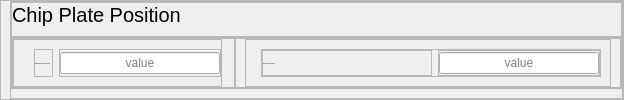
                  <widget class="QFrame" name="frame_133">
                   <property name="minimumSize">
                    <size>
                     <width>0</width>
                     <height>0</height>
                    </size>
                   </property>
                   <property name="maximumSize">
                    <size>
                     <width>16777215</width>
                     <height>100</height>
                    </size>
                   </property>
                   <property name="styleSheet">
                    <string notr="true"/>
                   </property>
                   <property name="frameShape">
                    <enum>QFrame::Shape::StyledPanel</enum>
                   </property>
                   <property name="frameShadow">
                    <enum>QFrame::Shadow::Raised</enum>
                   </property>
                   <layout class="QVBoxLayout" name="verticalLayout_56">
                    <property name="spacing">
                     <number>0</number>
                    </property>
                    <property name="leftMargin">
                     <number>9</number>
                    </property>
                    <property name="topMargin">
                     <number>0</number>
                    </property>
                    <property name="rightMargin">
                     <number>0</number>
                    </property>
                    <property name="bottomMargin">
                     <number>0</number>
                    </property>
                    <item>
                     <widget class="QFrame" name="frame_134">
                      <property name="frameShape">
                       <enum>QFrame::Shape::StyledPanel</enum>
                      </property>
                      <property name="frameShadow">
                       <enum>QFrame::Shadow::Raised</enum>
                      </property>
                      <layout class="QVBoxLayout" name="verticalLayout_88">
                       <property name="spacing">
                        <number>0</number>
                       </property>
                       <property name="leftMargin">
                        <number>0</number>
                       </property>
                       <property name="topMargin">
                        <number>0</number>
                       </property>
                       <property name="rightMargin">
                        <number>0</number>
                       </property>
                       <item>
                        <widget class="QFrame" name="frame_135">
                         <property name="minimumSize">
                          <size>
                           <width>0</width>
                           <height>35</height>
                          </size>
                         </property>
                         <property name="maximumSize">
                          <size>
                           <width>16777215</width>
                           <height>35</height>
                          </size>
                         </property>
                         <property name="frameShape">
                          <enum>QFrame::Shape::StyledPanel</enum>
                         </property>
                         <property name="frameShadow">
                          <enum>QFrame::Shadow::Raised</enum>
                         </property>
                         <layout class="QHBoxLayout" name="horizontalLayout_48">
                          <property name="spacing">
                           <number>0</number>
                          </property>
                          <property name="leftMargin">
                           <number>0</number>
                          </property>
                          <property name="topMargin">
                           <number>0</number>
                          </property>
                          <property name="rightMargin">
                           <number>0</number>
                          </property>
                          <property name="bottomMargin">
                           <number>0</number>
                          </property>
                          <item>
                           <widget class="QLabel" name="label_38">
                            <property name="minimumSize">
                             <size>
                              <width>0</width>
                              <height>35</height>
                             </size>
                            </property>
                            <property name="maximumSize">
                             <size>
                              <width>16777215</width>
                              <height>35</height>
                             </size>
                            </property>
                            <property name="styleSheet">
                             <string notr="true">QLabel {
    font-size: 20px; /* Tamanho da fonte */
	font-family: &quot;Yu Gothic UI Semibold&quot;; /* Família da fonte */
}
</string>
                            </property>
                            <property name="text">
                             <string>Chip Plate Position</string>
                            </property>
                            <property name="alignment">
                             <set>Qt::AlignmentFlag::AlignLeading|Qt::AlignmentFlag::AlignLeft|Qt::AlignmentFlag::AlignTop</set>
                            </property>
                           </widget>
                          </item>
                         </layout>
                        </widget>
                       </item>
                       <item>
                        <widget class="QFrame" name="frame_136">
                         <property name="frameShape">
                          <enum>QFrame::Shape::StyledPanel</enum>
                         </property>
                         <property name="frameShadow">
                          <enum>QFrame::Shadow::Raised</enum>
                         </property>
                         <layout class="QHBoxLayout" name="horizontalLayout_49">
                          <property name="spacing">
                           <number>0</number>
                          </property>
                          <property name="leftMargin">
                           <number>0</number>
                          </property>
                          <property name="topMargin">
                           <number>0</number>
                          </property>
                          <property name="rightMargin">
                           <number>0</number>
                          </property>
                          <property name="bottomMargin">
                           <number>0</number>
                          </property>
                          <item>
                           <widget class="QFrame" name="frame_137">
                            <property name="frameShape">
                             <enum>QFrame::Shape::StyledPanel</enum>
                            </property>
                            <property name="frameShadow">
                             <enum>QFrame::Shadow::Raised</enum>
                            </property>
                            <layout class="QVBoxLayout" name="verticalLayout_89">
                             <property name="spacing">
                              <number>0</number>
                             </property>
                             <property name="leftMargin">
                              <number>0</number>
                             </property>
                             <property name="topMargin">
                              <number>0</number>
                             </property>
                             <property name="rightMargin">
                              <number>12</number>
                             </property>
                             <property name="bottomMargin">
                              <number>0</number>
                             </property>
                             <item>
                              <widget class="QFrame" name="frame_138">
                               <property name="frameShape">
                                <enum>QFrame::Shape::StyledPanel</enum>
                               </property>
                               <property name="frameShadow">
                                <enum>QFrame::Shadow::Raised</enum>
                               </property>
                               <layout class="QHBoxLayout" name="horizontalLayout_50">
                                <property name="leftMargin">
                                 <number>20</number>
                                </property>
                                <property name="rightMargin">
                                 <number>0</number>
                                </property>
                                <item>
                                 <widget class="QFrame" name="frame_139">
                                  <property name="sizePolicy">
                                   <sizepolicy hsizetype="MinimumExpanding" vsizetype="Preferred">
                                    <horstretch>0</horstretch>
                                    <verstretch>0</verstretch>
                                   </sizepolicy>
                                  </property>
                                  <property name="maximumSize">
                                   <size>
                                    <width>220</width>
                                    <height>16777215</height>
                                   </size>
                                  </property>
                                  <property name="frameShape">
                                   <enum>QFrame::Shape::StyledPanel</enum>
                                  </property>
                                  <property name="frameShadow">
                                   <enum>QFrame::Shadow::Raised</enum>
                                  </property>
                                  <layout class="QVBoxLayout" name="verticalLayout_90">
                                   <property name="spacing">
                                    <number>7</number>
                                   </property>
                                   <property name="leftMargin">
                                    <number>0</number>
                                   </property>
                                   <property name="topMargin">
                                    <number>0</number>
                                   </property>
                                   <property name="rightMargin">
                                    <number>0</number>
                                   </property>
                                   <property name="bottomMargin">
                                    <number>0</number>
                                   </property>
                                   <item>
                                    <widget class="QLabel" name="label_155">
                                     <property name="minimumSize">
                                      <size>
                                       <width>0</width>
                                       <height>18</height>
                                      </size>
                                     </property>
                                     <property name="maximumSize">
                                      <size>
                                       <width>16777215</width>
                                       <height>18</height>
                                      </size>
                                     </property>
                                     <property name="font">
                                      <font>
                                       <family>Yu Gothic UI Semilight</family>
                                       <pointsize>-1</pointsize>
                                      </font>
                                     </property>
                                     <property name="styleSheet">
                                      <string notr="true"/>
                                     </property>
                                     <property name="text">
                                      <string>Clearance Over Workpiece (mm):</string>
                                     </property>
                                    </widget>
                                   </item>
                                  </layout>
                                 </widget>
                                </item>
                                <item>
                                 <widget class="QFrame" name="frame_140">
                                  <property name="sizePolicy">
                                   <sizepolicy hsizetype="Preferred" vsizetype="Preferred">
                                    <horstretch>0</horstretch>
                                    <verstretch>0</verstretch>
                                   </sizepolicy>
                                  </property>
                                  <property name="contextMenuPolicy">
                                   <enum>Qt::ContextMenuPolicy::NoContextMenu</enum>
                                  </property>
                                  <property name="layoutDirection">
                                   <enum>Qt::LayoutDirection::RightToLeft</enum>
                                  </property>
                                  <property name="frameShape">
                                   <enum>QFrame::Shape::StyledPanel</enum>
                                  </property>
                                  <property name="frameShadow">
                                   <enum>QFrame::Shadow::Raised</enum>
                                  </property>
                                  <layout class="QVBoxLayout" name="verticalLayout_91">
                                   <property name="spacing">
                                    <number>7</number>
                                   </property>
                                   <property name="leftMargin">
                                    <number>0</number>
                                   </property>
                                   <property name="topMargin">
                                    <number>0</number>
                                   </property>
                                   <property name="rightMargin">
                                    <number>0</number>
                                   </property>
                                   <property name="bottomMargin">
                                    <number>0</number>
                                   </property>
                                   <item>
                                    <widget class="QLineEdit" name="overWorkpiece">
                                     <property name="sizePolicy">
                                      <sizepolicy hsizetype="Preferred" vsizetype="Fixed">
                                       <horstretch>0</horstretch>
                                       <verstretch>0</verstretch>
                                      </sizepolicy>
                                     </property>
                                     <property name="minimumSize">
                                      <size>
                                       <width>160</width>
                                       <height>18</height>
                                      </size>
                                     </property>
                                     <property name="maximumSize">
                                      <size>
                                       <width>180</width>
                                       <height>16777215</height>
                                      </size>
                                     </property>
                                     <property name="text">
                                      <string/>
                                     </property>
                                     <property name="alignment">
                                      <set>Qt::AlignmentFlag::AlignCenter</set>
                                     </property>
                                     <property name="placeholderText">
                                      <string>value</string>
                                     </property>
                                    </widget>
                                   </item>
                                  </layout>
                                 </widget>
                                </item>
                               </layout>
                              </widget>
                             </item>
                            </layout>
                           </widget>
                          </item>
                          <item>
                           <widget class="QFrame" name="frame_141">
                            <property name="frameShape">
                             <enum>QFrame::Shape::StyledPanel</enum>
                            </property>
                            <property name="frameShadow">
                             <enum>QFrame::Shadow::Raised</enum>
                            </property>
                            <layout class="QVBoxLayout" name="verticalLayout_92">
                             <property name="spacing">
                              <number>0</number>
                             </property>
                             <property name="topMargin">
                              <number>0</number>
                             </property>
                             <property name="bottomMargin">
                              <number>0</number>
                             </property>
                             <item>
                              <widget class="QFrame" name="frame_142">
                               <property name="frameShape">
                                <enum>QFrame::Shape::StyledPanel</enum>
                               </property>
                               <property name="frameShadow">
                                <enum>QFrame::Shadow::Raised</enum>
                               </property>
                               <layout class="QHBoxLayout" name="horizontalLayout_51">
                                <property name="spacing">
                                 <number>20</number>
                                </property>
                                <property name="leftMargin">
                                 <number>15</number>
                                </property>
                                <item>
                                 <widget class="QFrame" name="frame_143">
                                  <property name="frameShape">
                                   <enum>QFrame::Shape::StyledPanel</enum>
                                  </property>
                                  <property name="frameShadow">
                                   <enum>QFrame::Shadow::Raised</enum>
                                  </property>
                                  <layout class="QHBoxLayout" name="horizontalLayout_52">
                                   <property name="spacing">
                                    <number>6</number>
                                   </property>
                                   <property name="leftMargin">
                                    <number>0</number>
                                   </property>
                                   <property name="topMargin">
                                    <number>0</number>
                                   </property>
                                   <property name="rightMargin">
                                    <number>0</number>
                                   </property>
                                   <property name="bottomMargin">
                                    <number>0</number>
                                   </property>
                                   <item>
                                    <widget class="QFrame" name="frame_144">
                                     <property name="sizePolicy">
                                      <sizepolicy hsizetype="MinimumExpanding" vsizetype="Preferred">
                                       <horstretch>0</horstretch>
                                       <verstretch>0</verstretch>
                                      </sizepolicy>
                                     </property>
                                     <property name="maximumSize">
                                      <size>
                                       <width>170</width>
                                       <height>16777215</height>
                                      </size>
                                     </property>
                                     <property name="frameShape">
                                      <enum>QFrame::Shape::StyledPanel</enum>
                                     </property>
                                     <property name="frameShadow">
                                      <enum>QFrame::Shadow::Raised</enum>
                                     </property>
                                     <layout class="QVBoxLayout" name="verticalLayout_93">
                                      <property name="spacing">
                                       <number>7</number>
                                      </property>
                                      <property name="leftMargin">
                                       <number>0</number>
                                      </property>
                                      <property name="topMargin">
                                       <number>0</number>
                                      </property>
                                      <property name="rightMargin">
                                       <number>0</number>
                                      </property>
                                      <property name="bottomMargin">
                                       <number>0</number>
                                      </property>
                                      <item>
                                       <widget class="QLabel" name="label_156">
                                        <property name="minimumSize">
                                         <size>
                                          <width>220</width>
                                          <height>18</height>
                                         </size>
                                        </property>
                                        <property name="maximumSize">
                                         <size>
                                          <width>16777215</width>
                                          <height>18</height>
                                         </size>
                                        </property>
                                        <property name="font">
                                         <font>
                                          <family>Yu Gothic UI Semilight</family>
                                          <pointsize>-1</pointsize>
                                         </font>
                                        </property>
                                        <property name="styleSheet">
                                         <string notr="true"/>
                                        </property>
                                        <property name="text">
                                         <string>Distance From Tool (mm):</string>
                                        </property>
                                       </widget>
                                      </item>
                                     </layout>
                                    </widget>
                                   </item>
                                   <item>
                                    <widget class="QFrame" name="frame_145">
                                     <property name="sizePolicy">
                                      <sizepolicy hsizetype="MinimumExpanding" vsizetype="Preferred">
                                       <horstretch>0</horstretch>
                                       <verstretch>0</verstretch>
                                      </sizepolicy>
                                     </property>
                                     <property name="layoutDirection">
                                      <enum>Qt::LayoutDirection::RightToLeft</enum>
                                     </property>
                                     <property name="frameShape">
                                      <enum>QFrame::Shape::StyledPanel</enum>
                                     </property>
                                     <property name="frameShadow">
                                      <enum>QFrame::Shadow::Raised</enum>
                                     </property>
                                     <layout class="QVBoxLayout" name="verticalLayout_94">
                                      <property name="spacing">
                                       <number>7</number>
                                      </property>
                                      <property name="leftMargin">
                                       <number>0</number>
                                      </property>
                                      <property name="topMargin">
                                       <number>0</number>
                                      </property>
                                      <property name="rightMargin">
                                       <number>0</number>
                                      </property>
                                      <property name="bottomMargin">
                                       <number>0</number>
                                      </property>
                                      <item>
                                       <widget class="QLineEdit" name="fromTool">
                                        <property name="minimumSize">
                                         <size>
                                          <width>160</width>
                                          <height>18</height>
                                         </size>
                                        </property>
                                        <property name="maximumSize">
                                         <size>
                                          <width>189</width>
                                          <height>16777215</height>
                                         </size>
                                        </property>
                                        <property name="text">
                                         <string/>
                                        </property>
                                        <property name="alignment">
                                         <set>Qt::AlignmentFlag::AlignCenter</set>
                                        </property>
                                        <property name="placeholderText">
                                         <string>value</string>
                                        </property>
                                       </widget>
                                      </item>
                                     </layout>
                                    </widget>
                                   </item>
                                  </layout>
                                 </widget>
                                </item>
                               </layout>
                              </widget>
                             </item>
                            </layout>
                           </widget>
                          </item>
                         </layout>
                        </widget>
                       </item>
                      </layout>
                     </widget>
                    </item>
                   </layout>
                  </widget>
